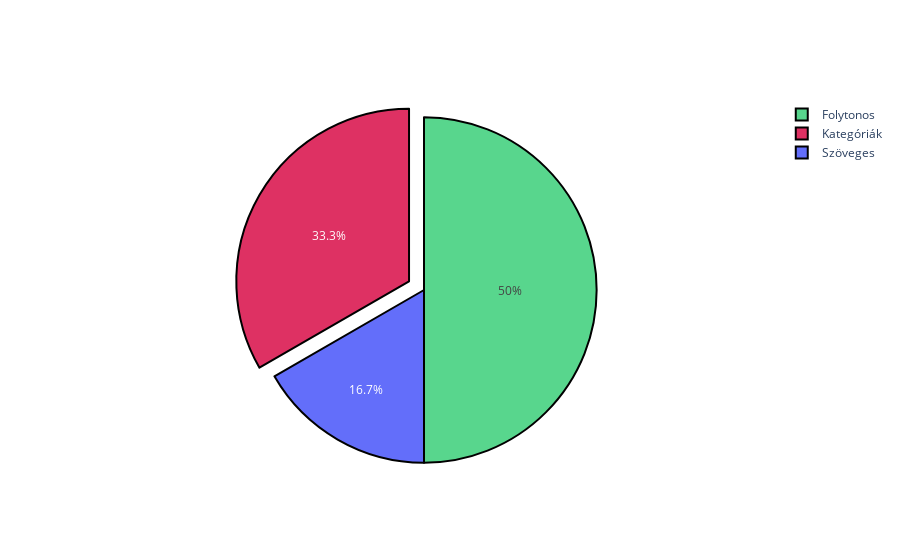

The cell this chart's notebook holds for it:
### Markdown cell above
Folytonos és kategória típusú attribútumok

### Code cell
df = pd.concat([train[FEATURES], test[FEATURES]], axis=0)
text_features = ["Cabin", "Name"]
cat_features = [col for col in FEATURES if df[col].nunique() < 25 and col not in text_features ]
cont_features = [col for col in FEATURES if df[col].nunique() >= 25 and col not in text_features ]

del df
print(f'Attribútumok száma: {len(FEATURES)}')
print(f'Kategória típusú attribútumok száma: {len(cat_features)}')
print(f'Folytonos attribútumok száma: {len(cont_features)}')
print(f'Szöveges attribútumok száma: {len(text_features)}')

labels=['Kategóriák', 'Folytonos', "Szöveges"]
values= [len(cat_features), len(cont_features), len(text_features)]
colors = ['#DE3163', '#58D68D']

fig = go.Figure(data=[go.Pie(
    labels=labels, 
    values=values, pull=[0.1, 0, 0 ],
    marker=dict(colors=colors, 
                line=dict(color='#000000', 
                          width=2))
)])
fig.show()

### Figure 1 — Plotly figure (JSON) as saved in the notebook; plotly's stock layout.template omitted (floating-point values rounded to 4 significant figures)
{"data": [{"labels": ["Kategóriák", "Folytonos", "Szöveges"], "marker": {"colors": ["#DE3163", "#58D68D"], "line": {"color": "#000000", "width": 2}}, "pull": [0.1, 0, 0], "type": "pie", "values": [4, 6, 2]}], "layout": {}}
